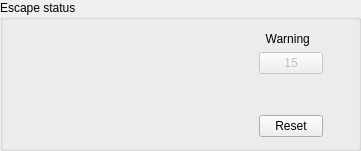
   <widget class="QGroupBox" name="groupBox_19">
    <property name="geometry">
     <rect>
      <x>440</x>
      <y>130</y>
      <width>361</width>
      <height>151</height>
     </rect>
    </property>
    <property name="title">
     <string>Escape status</string>
    </property>
    <widget class="QWidget" name="layoutWidget_16">
     <property name="geometry">
      <rect>
       <x>259</x>
       <y>32</y>
       <width>64</width>
       <height>105</height>
      </rect>
     </property>
     <layout class="QVBoxLayout" name="verticalLayout_7">
      <item>
       <widget class="QLabel" name="label_17">
        <property name="text">
         <string>  Warning</string>
        </property>
       </widget>
      </item>
      <item>
       <widget class="QPushButton" name="pushButton_es_warning">
        <property name="enabled">
         <bool>false</bool>
        </property>
        <property name="text">
         <string>15</string>
        </property>
       </widget>
      </item>
      <item>
       <spacer name="verticalSpacer_5">
        <property name="orientation">
         <enum>Qt::Vertical</enum>
        </property>
        <property name="sizeHint" stdset="0">
         <size>
          <width>20</width>
          <height>28</height>
         </size>
        </property>
       </spacer>
      </item>
      <item>
       <widget class="QPushButton" name="pushButton_es_reset">
        <property name="text">
         <string>Reset</string>
        </property>
       </widget>
      </item>
     </layout>
    </widget>
   </widget>
